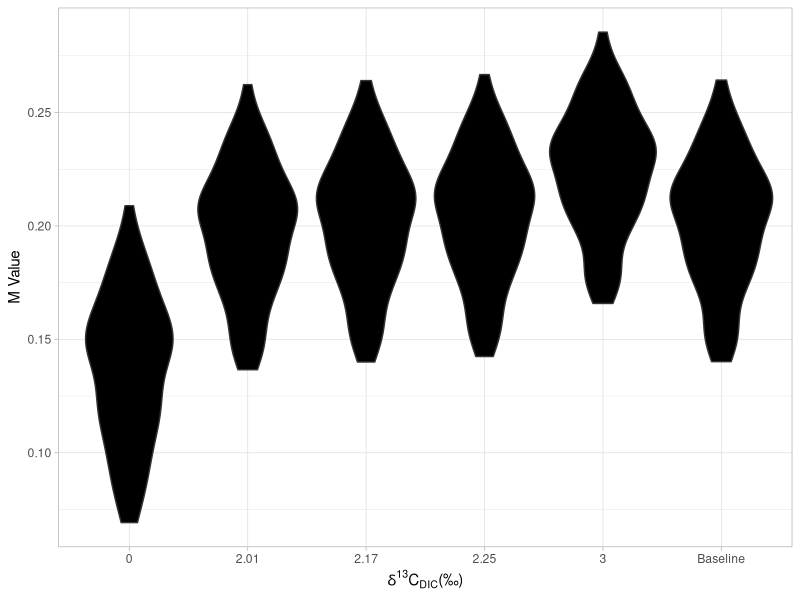

This figure's R source:
#### Sensitivity Graphs ####

library(tidyverse)

#### DIC ####

base <- read.csv("Baseline.csv")
base$DIC <- "Baseline"

DIC_0 <- read.csv("DIC_0.csv")
DIC_0$DIC <- 0

DIC_min <- read.csv("DIC_Min.csv")
DIC_min$DIC <- 2.01

DIC_mean <- read.csv("DIC_mean.csv")
DIC_mean$DIC <- 2.17

DIC_max <- read.csv("DIC_Max.csv")
DIC_max$DIC <- 2.25

DIC_3 <- read.csv("DIC_3.csv")
DIC_3$DIC <- 3

full <- rbind(base, DIC_0, DIC_min, DIC_mean, DIC_max, DIC_3)

# Load data

ggplot(full, aes(x = DIC, y = M_vals))+
  geom_violin(fill = "black") +
  xlab(expression(paste(delta^{13}, "C"["DIC"], "(\u2030)"))) +
  ylab("M Value") +
  theme_light()
